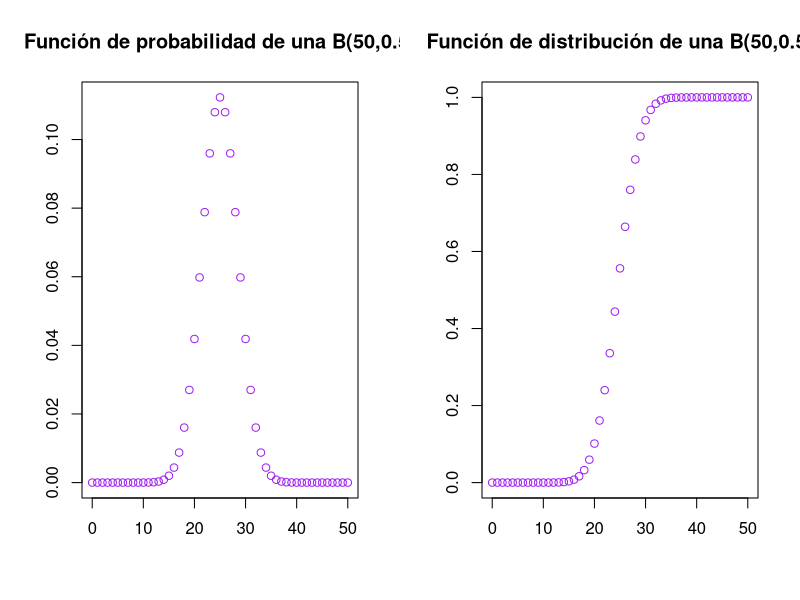
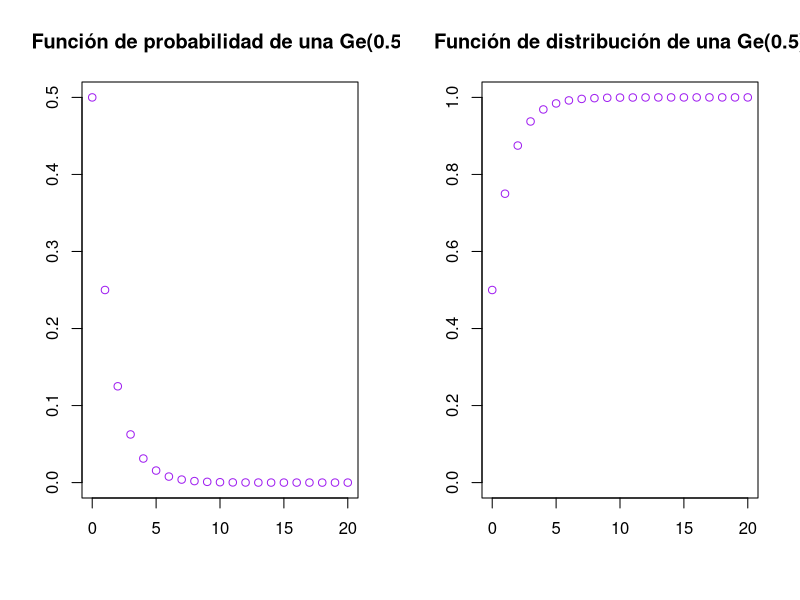
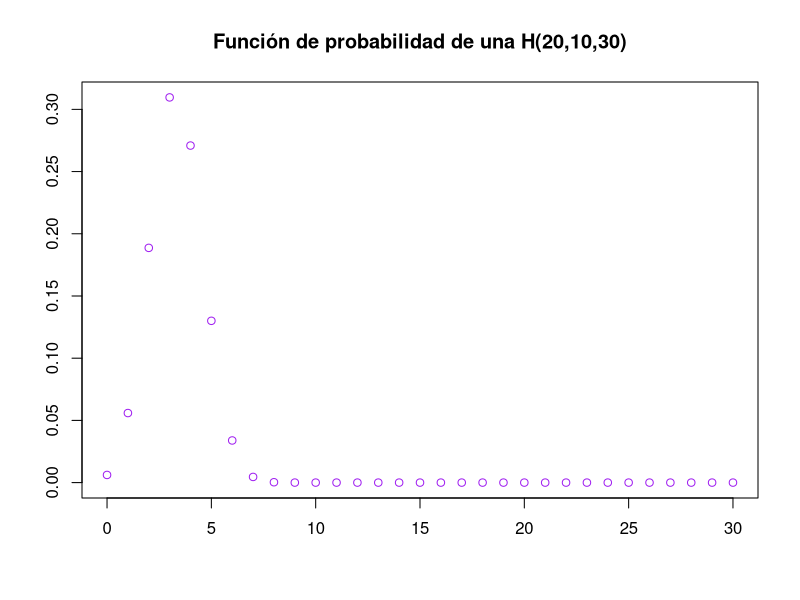
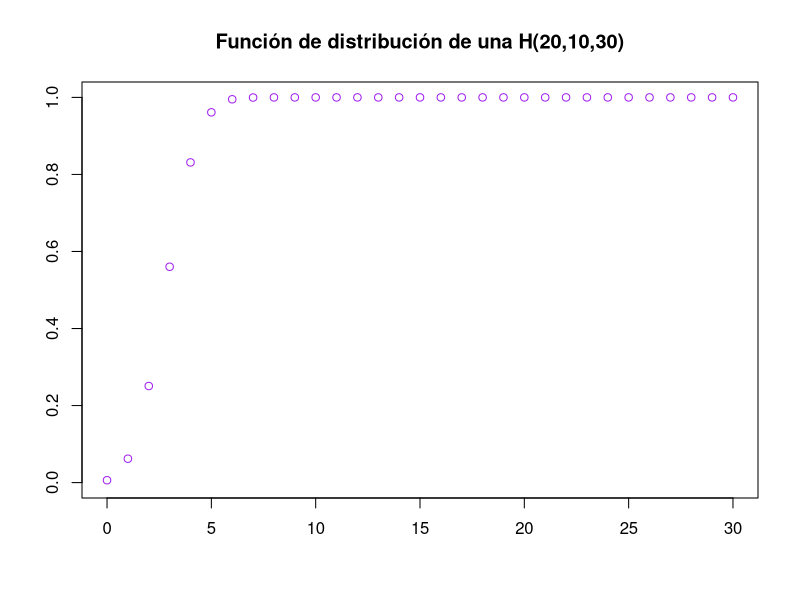
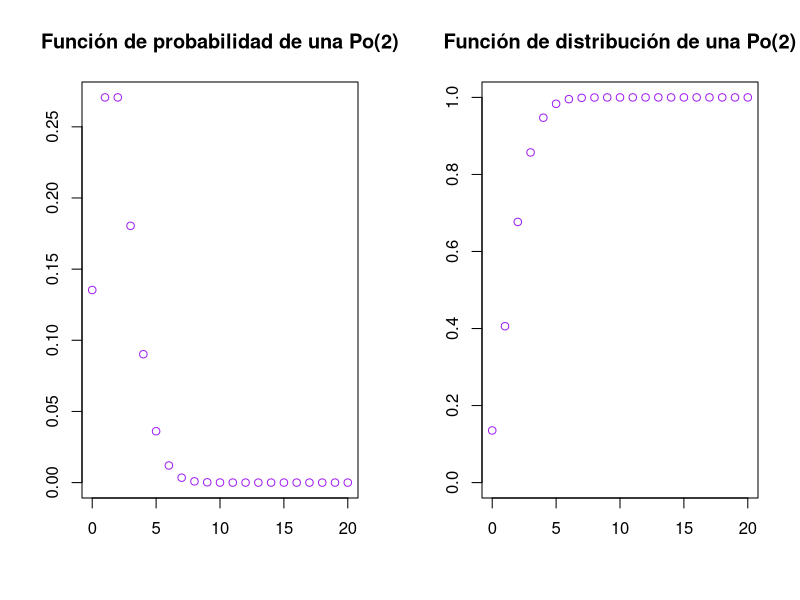
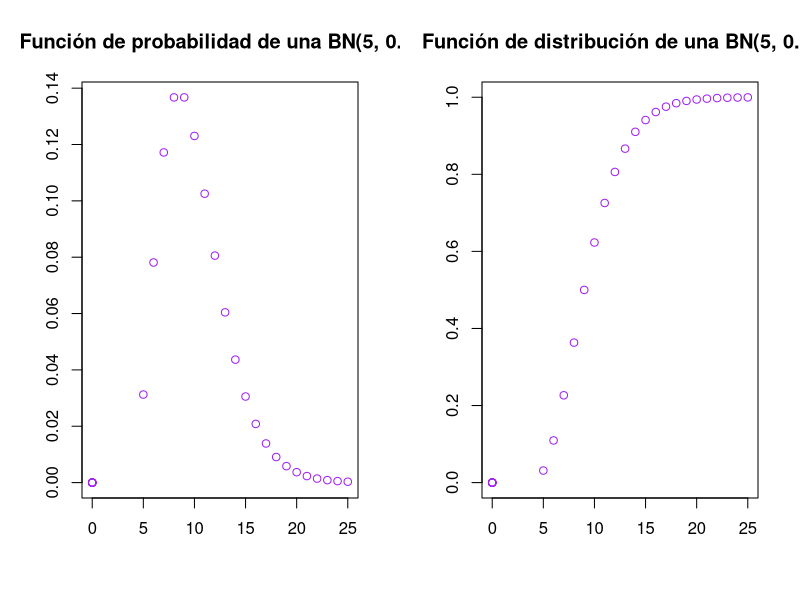
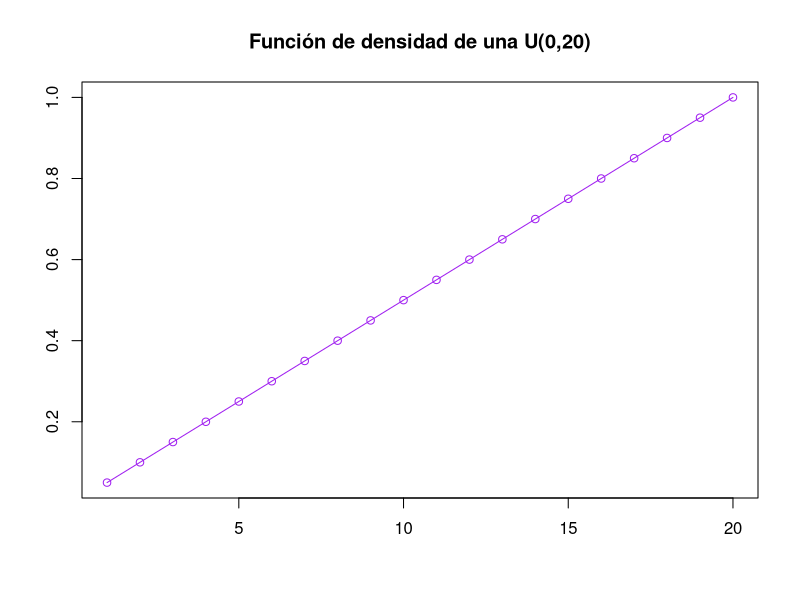
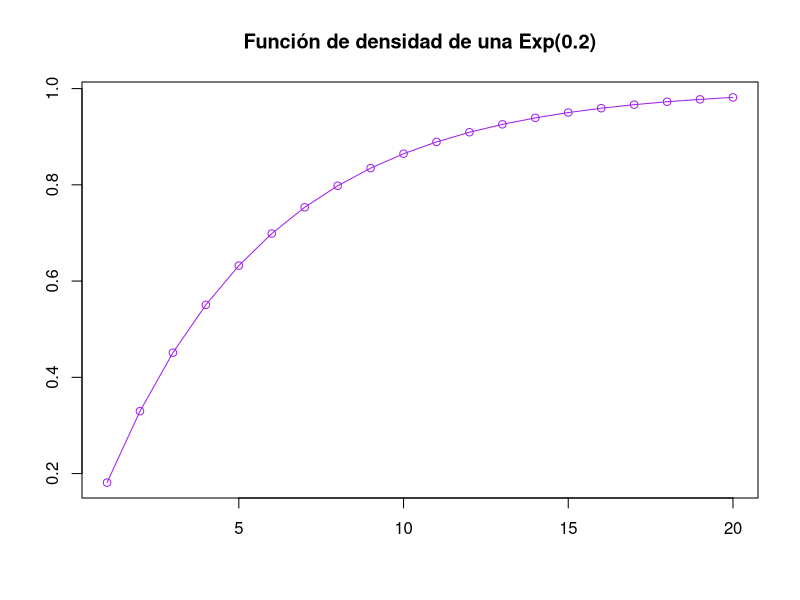

Reproduce these figures in R, in order.
## ---- chunk 1
knitr::opts_chunk$set(echo = TRUE, comment = NA)
## ---- chunk 2
par(mfrow = c(1,2))
plot(0:50,dbinom(0:50,50,0.5),col = "purple", xlab = "", ylab = "", main = "Función de probabilidad de una B(50,0.5)")
plot(0:50, pbinom(0:50,50,0.5),col = "purple", xlab = "", ylab = "", main = "Función de distribución de una B(50,0.5)", ylim = c(0,1))
par(mfrow= c(1,1))
## ---- chunk 3
par(mfrow = c(1,2))
plot(0:20, dgeom(0:20,0.5),col = "purple", xlab = "", ylab = "", main = "Función de probabilidad de una Ge(0.5)")
plot(0:20, pgeom(0:20,0.5),col = "purple", xlab = "", ylab = "", main = "Función de distribución de una Ge(0.5)", ylim = c(0,1))
par(mfrow= c(1,1))
## ---- chunk 4
plot(0:30, dhyper(0:30,10,20,10),col = "purple", xlab = "", ylab = "", main = "Función de probabilidad de una H(20,10,30)")
plot(0:30, phyper(0:30,10,20,10),col = "purple", xlab = "", ylab = "", main = "Función de distribución de una H(20,10,30)", ylim = c(0,1))
par(mfrow= c(1,1))
## ---- chunk 5
par(mfrow = c(1,2))
plot(0:20, dpois(0:20,2),col = "purple", xlab = "", ylab = "", main = "Función de probabilidad de una Po(2)")
plot(0:20, ppois(0:20,2),col = "purple", xlab = "", ylab = "", main = "Función de distribución de una Po(2)", ylim = c(0,1))
par(mfrow= c(1,1))
## ---- chunk 6
par(mfrow = c(1,2))
exitos = 5
size = 20
plot(c(rep(0,exitos),exitos:(size+exitos)), c(rep(0,exitos),dnbinom(0:size,exitos,0.5)),col = "purple", xlab = "", ylab = "", main = "Función de probabilidad de una BN(5, 0.5)")
plot(c(rep(0,exitos),exitos:(size+exitos)), c(rep(0,exitos),pnbinom(0:size,exitos,0.5)),col = "purple", xlab = "", ylab = "", main = "Función de distribución de una BN(5, 0.5)")
par(mfrow= c(1,1))
## ---- chunk 7
plot(punif(1:20,min = 0, max = 20),col = "purple", xlab = "", ylab = "", main = "Función de densidad de una U(0,20)", type = "o")
## ---- chunk 8
plot(pexp(1:20,0.2),col = "purple", xlab = "", ylab = "", main = "Función de densidad de una Exp(0.2)", type = "o")
## ---- chunk 9
z_scores <- seq(-10, 10, by = .1)
dvalues <- dnorm(z_scores)
plot(dvalues, ylab = "", xlab= "",
     xaxt = "n",
     type = "l", 
     col = "purple",
     main = "Función de densidad de una N(0,1)")
